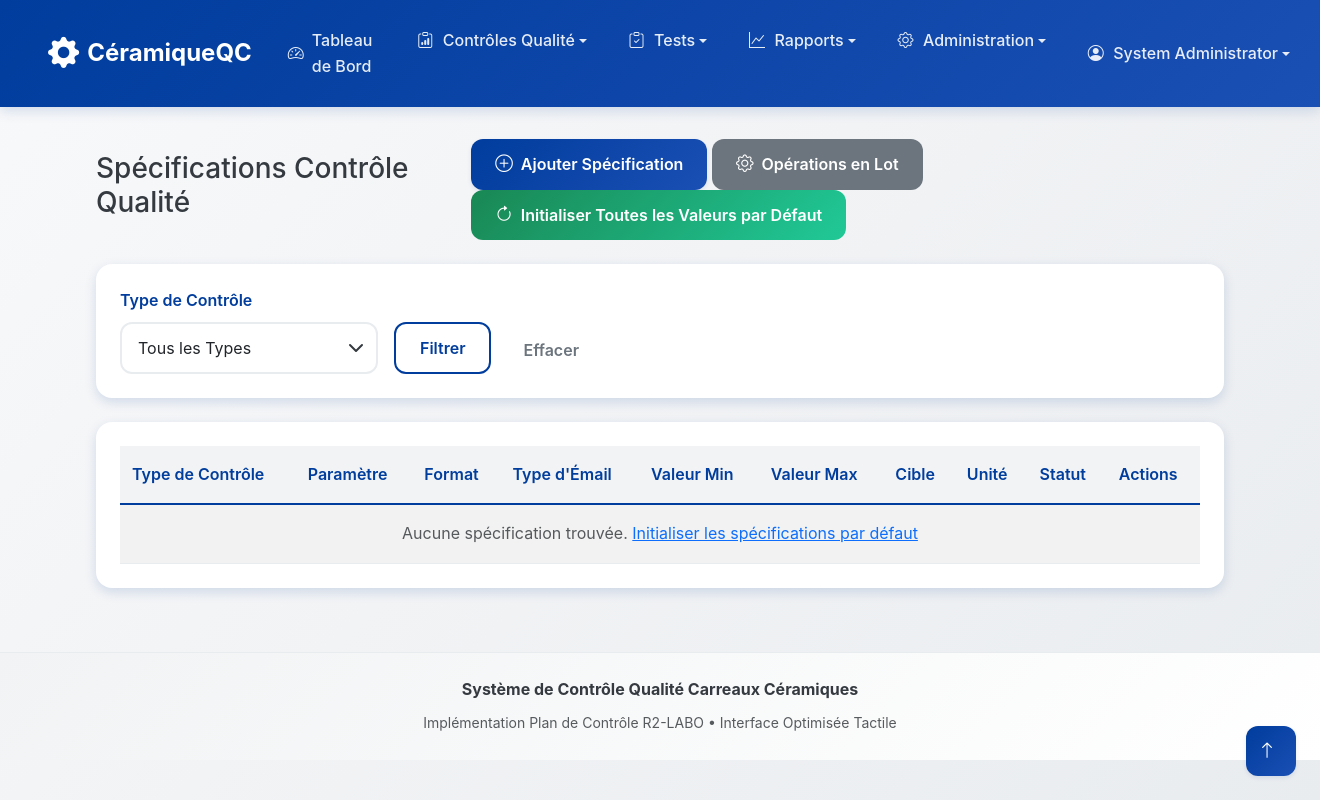
The app's page /specifications/?page=2 (signed in), older data.
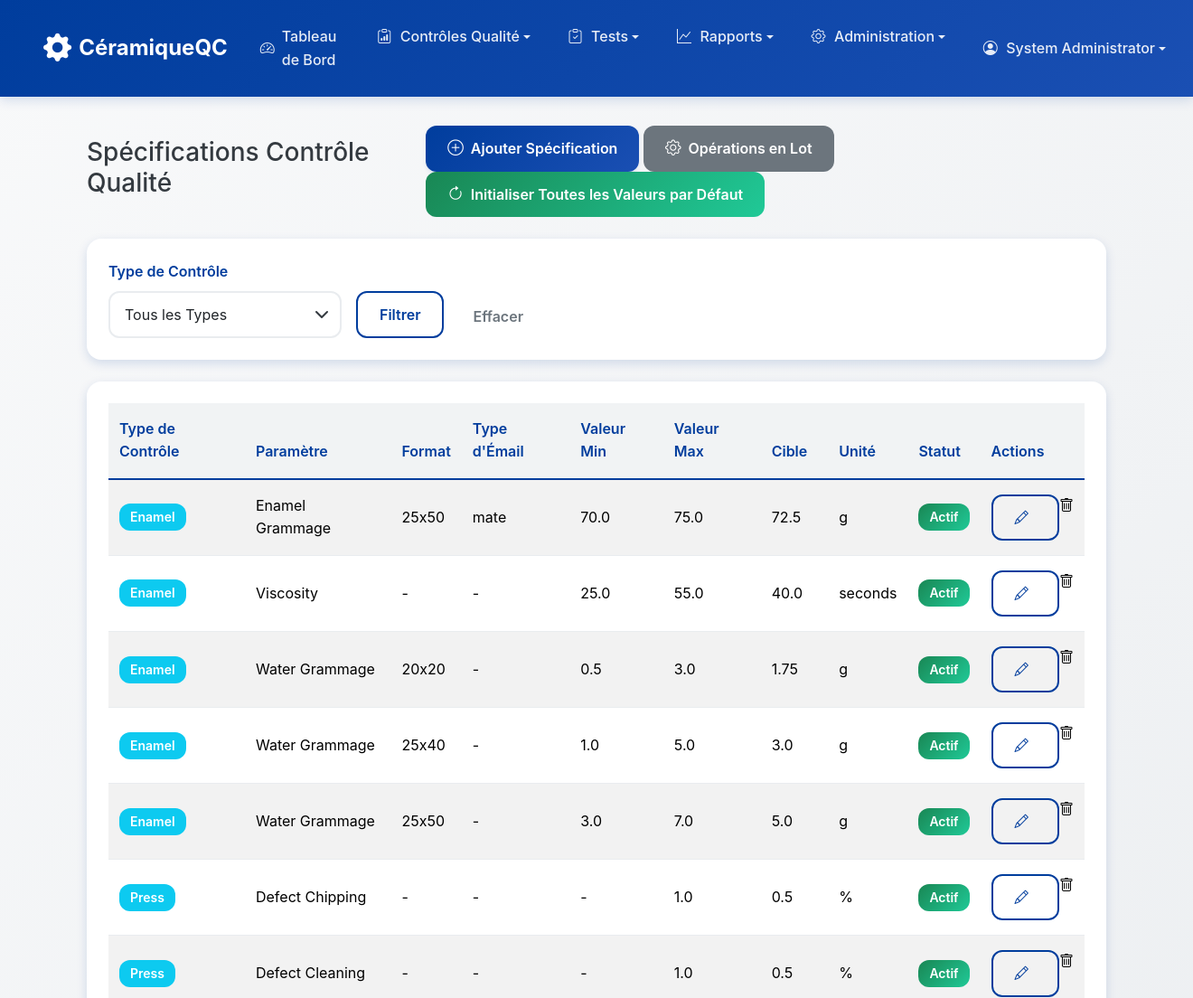
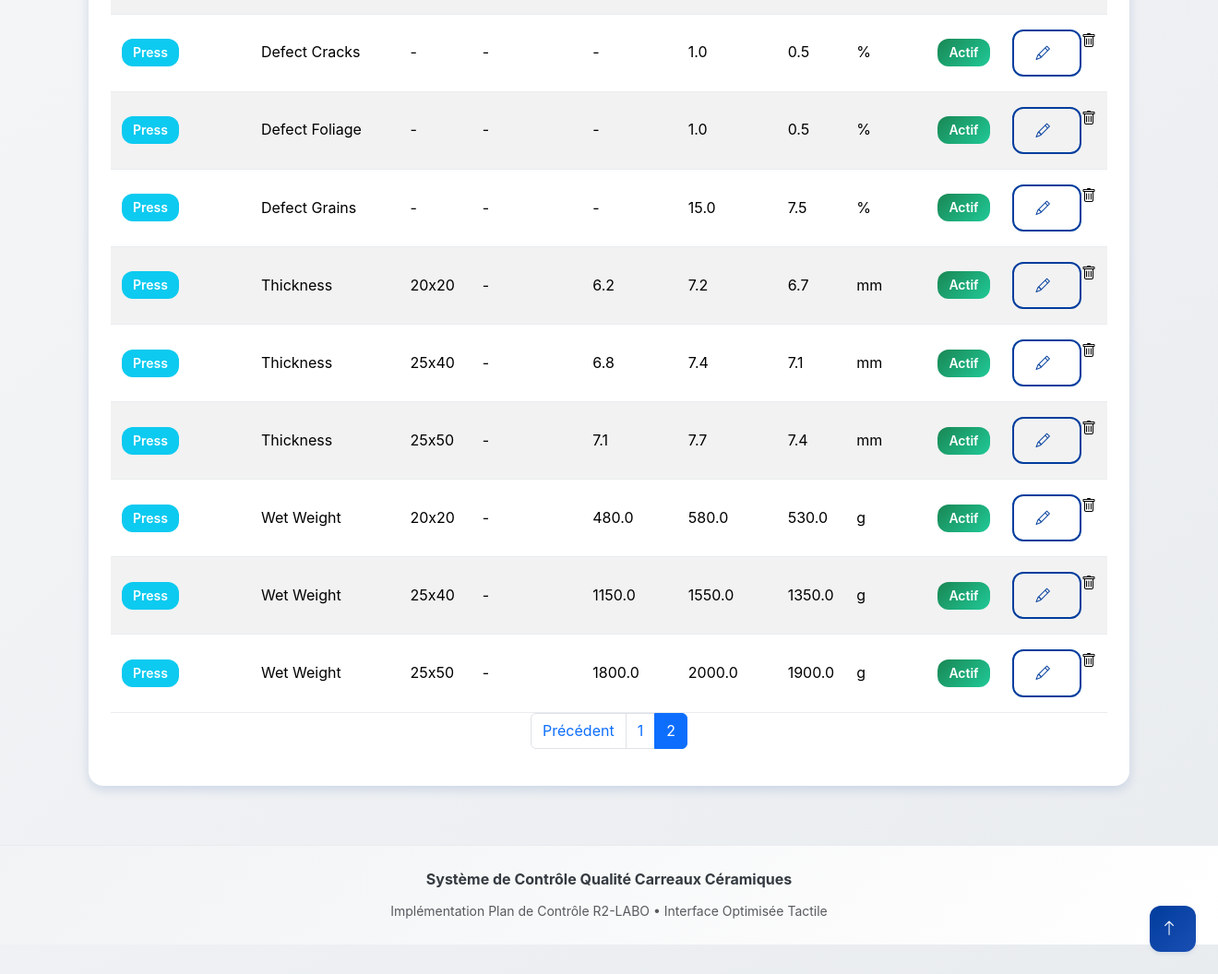
The same page, newer data (2 pictures, top to bottom).
### models.py (models this page shows, shortened)
class Specification(db.Model):
    id = db.Column(db.Integer, primary_key=True)
    control_type = db.Column(db.String(50), nullable=False)  # clay, press, dryer, etc.
    parameter_name = db.Column(db.String(100), nullable=False)  # humidity_before_prep, thickness, etc.
    format_type = db.Column(db.String(20))  # For format-specific specs (20x20, 25x40, etc.)
    enamel_type = db.Column(db.String(20))  # For enamel-specific specs
    min_value = db.Column(db.Float)
    max_value = db.Column(db.Float)
    target_value = db.Column(db.Float)
    unit = db.Column(db.String(20))  # %, mm, g, N, etc.
    constraints = db.Column(db.Text)  # JSON for complex rules
    is_active = db.Column(db.Boolean, default=True)
    description = db.Column(db.Text)
    created_by = db.Column(db.Integer, db.ForeignKey('user.id'))
    created_at = db.Column(db.DateTime, default=datetime.utcnow)
    updated_at = db.Column(db.DateTime, default=datetime.utcnow, onupdate=datetime.utcnow)
    creator = db.relationship('User', backref='created_specifications')

### routes/specifications.py (the view)
@spec_bp.route('/')
@login_required
def specifications():
    if current_user.role not in ['admin', 'quality_manager']:
        flash('Permissions insuffisantes pour accéder aux spécifications', 'error')
        return redirect(url_for('main.dashboard'))
    page = request.args.get('page', 1, type=int)
    control_filter = request.args.get('control_type')
    query = Specification.query
    if control_filter:
        query = query.filter(Specification.control_type == control_filter)
    specs = query.order_by(Specification.control_type, Specification.parameter_name).paginate(
        page=page, per_page=50, error_out=False)
    control_types = db.session.query(Specification.control_type.distinct()).all()
    control_types = [ct[0] for ct in control_types]
    return render_template('specifications/specifications.html',
                         specs=specs,
                         control_filter=control_filter,
                         control_types=control_types)

### app.py (called while the page is built)
@login_manager.user_loader
def load_user(user_id):
    from models import User
    return User.query.get(int(user_id))

### templates/specifications/specifications.html (shortened to what the changed rows need)
{% extends "base.html" %}
{% block content %}
<div class="container-fluid">
    <div class="row">
        <div class="col-12">
            <div class="d-flex justify-content-between align-items-center mb-4">
                <h1 class="h3">Spécifications Contrôle Qualité</h1>
            </div>
            <div class="card">
                <div class="card-body">
                    <div class="table-responsive">
                        <table class="table table-striped table-hover">
                            <thead class="table-dark">
                                <tr>
                                    <th>Type de Contrôle</th>
                                    <th>Paramètre</th>
                                    <th>Format</th>
                                    <th>Type d'Émail</th>
                                    <th>Valeur Min</th>
                                    <th>Valeur Max</th>
                                    <th>Cible</th>
                                    <th>Unité</th>
                                    <th>Statut</th>
                                    <th>Actions</th>
                                </tr>
                            </thead>
                            <tbody>
                                {% for spec in specs.items %}
                                <tr>
                                    <td>
                                        <span class="badge bg-info">{{ spec.control_type.replace('_', ' ').title() }}</span>
                                    </td>
                                    <td>{{ spec.parameter_name.replace('_', ' ').title() }}</td>
                                    <td>{{ spec.format_type or '-' }}</td>
                                    <td>{{ spec.enamel_type or '-' }}</td>
                                    <td>{{ spec.min_value if spec.min_value is not none else '-' }}</td>
                                    <td>{{ spec.max_value if spec.max_value is not none else '-' }}</td>
                                    <td>{{ spec.target_value if spec.target_value is not none else '-' }}</td>
                                    <td>{{ spec.unit }}</td>
                                    <td>
                                        {% if spec.is_active %}
                                        <span class="badge bg-success">Actif</span>
                                        {% else %}
                                        <span class="badge bg-secondary">Inactif</span>
                                        {% endif %}
                                    </td>
                                    <td>
                                        <div class="btn-group btn-group-sm">
                                            <a href="{{ url_for('specifications.edit_specification', id=spec.id) }}"
                                               class="btn btn-outline-primary" title="Modifier">
                                                <i class="bi bi-pencil"></i>
                                            </a>
                                            {% if current_user.role == 'admin' %}
                                            <form method="POST" action="{{ url_for('specifications.delete_specification', id=spec.id) }}"
                                                  class="d-inline" onsubmit="return confirm('Êtes-vous sûr de vouloir supprimer cette spécification?');"
                                                <button type="submit" class="btn btn-outline-danger" title="Supprimer">
                                                    <i class="bi bi-trash"></i>
                                            </form>
                                            {% endif %}
                                        </div>
                                    </td>
                                </tr>
                                {% else %}
                                <tr>
                                    <td colspan="10" class="text-center text-muted py-4">
                                        Aucune spécification trouvée.
                                        <a href="{{ url_for('specifications.initialize_all_defaults') }}">Initialiser les spécifications par défaut</a>
                                    </td>
                                </tr>
                                {% endfor %}
                            </tbody>
                        </table>
                    </div>
                    {% if specs.pages > 1 %}
                    <nav aria-label="Pagination des spécifications">
                        <ul class="pagination justify-content-center">
                            {% if specs.has_prev %}
                            <li class="page-item">
                                <a class="page-link" href="{{ url_for('specifications.specifications', page=specs.prev_num, control_type=control_filter) }}">
                                    Précédent
                                </a>
                            </li>
                            {% endif %}
                            {% for page_num in specs.iter_pages() %}
                                {% if page_num %}
                                    {% if page_num != specs.page %}
                                    <li class="page-item">
                                        <a class="page-link" href="{{ url_for('specifications.specifications', page=page_num, control_type=control_filter) }}">
                                            {{ page_num }}
                                        </a>
                                    </li>
                                    {% else %}
                                    <li class="page-item active">
                                        <span class="page-link">{{ page_num }}</span>
                                    </li>
                                    {% endif %}
                                {% else %}
                                <li class="page-item disabled">
                                    <span class="page-link">...</span>
                                </li>
                                {% endif %}
                            {% endfor %}
                        </ul>
                    </nav>
                    {% endif %}
                </div>
            </div>
        </div>
    </div>
</div>
{% endblock %}

Row changes from the older to the newer data that the page shows:
added Specification: control_type.replace "Enamel", parameter_name.replace "Enamel Grammage", format_type "25x50", enamel_type "mate", min_value "70.0", max_value "75.0", target_value "72.5", unit "g", is_active "Actif"
added Specification: control_type.replace "Enamel", parameter_name.replace "Viscosity", format_type "-", enamel_type "-", min_value "25.0", max_value "55.0", target_value "40.0", unit "seconds", is_active "Actif"
added Specification: control_type.replace "Enamel", parameter_name.replace "Water Grammage", format_type "20x20", enamel_type "-", min_value "0.5", max_value "3.0", target_value "1.75", unit "g", is_active "Actif"
added Specification: control_type.replace "Enamel", parameter_name.replace "Water Grammage", format_type "25x40", enamel_type "-", min_value "1.0", max_value "5.0", target_value "3.0", unit "g", is_active "Actif"
added Specification: control_type.replace "Enamel", parameter_name.replace "Water Grammage", format_type "25x50", enamel_type "-", min_value "3.0", max_value "7.0", target_value "5.0", unit "g", is_active "Actif"
added Specification: control_type.replace "Press", parameter_name.replace "Defect Chipping", format_type "-", enamel_type "-", min_value "-", max_value "1.0", target_value "0.5", unit "%", is_active "Actif"
added Specification: control_type.replace "Press", parameter_name.replace "Defect Cleaning", format_type "-", enamel_type "-", min_value "-", max_value "1.0", target_value "0.5", unit "%", is_active "Actif"
added Specification: control_type.replace "Press", parameter_name.replace "Defect Cracks", format_type "-", enamel_type "-", min_value "-", max_value "1.0", target_value "0.5", unit "%", is_active "Actif"
added Specification: control_type.replace "Press", parameter_name.replace "Defect Foliage", format_type "-", enamel_type "-", min_value "-", max_value "1.0", target_value "0.5", unit "%", is_active "Actif"
added Specification: control_type.replace "Press", parameter_name.replace "Defect Grains", format_type "-", enamel_type "-", min_value "-", max_value "15.0", target_value "7.5", unit "%", is_active "Actif"
added Specification: control_type.replace "Press", parameter_name.replace "Thickness", format_type "20x20", enamel_type "-", min_value "6.2", max_value "7.2", target_value "6.7", unit "mm", is_active "Actif"
added Specification: control_type.replace "Press", parameter_name.replace "Thickness", format_type "25x40", enamel_type "-", min_value "6.8", max_value "7.4", target_value "7.1", unit "mm", is_active "Actif"
added Specification: control_type.replace "Press", parameter_name.replace "Thickness", format_type "25x50", enamel_type "-", min_value "7.1", max_value "7.7", target_value "7.4", unit "mm", is_active "Actif"
added Specification: control_type.replace "Press", parameter_name.replace "Wet Weight", format_type "20x20", enamel_type "-", min_value "480.0", max_value "580.0", target_value "530.0", unit "g", is_active "Actif"
added Specification: control_type.replace "Press", parameter_name.replace "Wet Weight", format_type "25x40", enamel_type "-", min_value "1150.0", max_value "1550.0", target_value "1350.0", unit "g", is_active "Actif"
added Specification: control_type.replace "Press", parameter_name.replace "Wet Weight", format_type "25x50", enamel_type "-", min_value "1800.0", max_value "2000.0", target_value "1900.0", unit "g", is_active "Actif"
Text that changed along with them:
text no longer shown: "Aucune spécification trouvée. Initialiser les spécifications par défaut"
text now shown: "Précédent"
new list line: "1"
new list line: "2"
